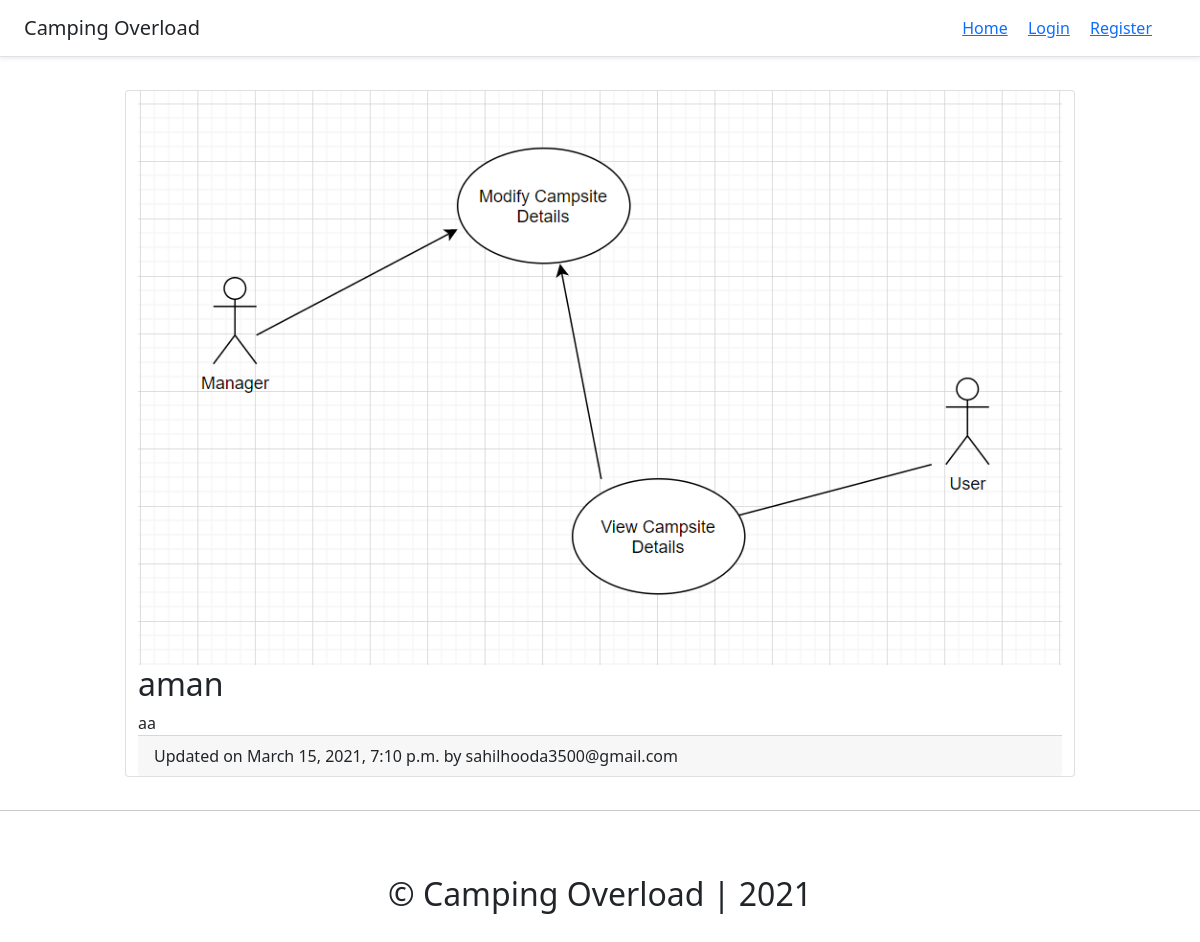
Screenshot of /destination/sahilhooda-aman/ with the database file from the repository.
### destination/models.py (models this page shows, shortened)
class BlogPost(models.Model):
    title               = models.CharField(max_length=50, null=False, blank=False)
    body                = models.TextField(max_length=5000, null=False, blank=False)
    image               = models.ImageField(upload_to=upload_location, null=False, blank=False)
    date_published      = models.DateTimeField(auto_now_add=True, verbose_name="date published")
    date_updated        = models.DateTimeField(auto_now=True,verbose_name="date updated")
    author              = models.ForeignKey(settings.AUTH_USER_MODEL, on_delete=models.CASCADE)
    slug                = models.SlugField(blank=True, unique=True)

### account/models.py (models this page shows, shortened)
class Account(AbstractBaseUser):
    email                    = models.EmailField(verbose_name="email", max_length=60,unique=True)
    username                 = models.CharField(max_length=30,unique=True)
    date_joined              = models.DateTimeField(verbose_name='date joined',auto_now=True)
    last_login               = models.DateTimeField(verbose_name='last login',auto_now=True)
    is_admin                 = models.BooleanField(default=False)
    is_staff                 = models.BooleanField(default=False)
    is_supervisor            = models.BooleanField(default=False)
    is_active                = models.BooleanField(default=True)
    USERNAME_FIELD = 'email'
    REQUIRED_FIELDS = ['username']
    objects = AccountManager()
    def __str__(self):
        return self.email

### destination/views.py (the view)
# urls.py: path('<slug>/', description_view, name="description"),
def description_view(request, slug):
    context = {}
    campsites = get_object_or_404(BlogPost, slug=slug)
    context['campsites'] = campsites
    return render(request, 'destination/description.html',context)

### destination/templates/destination/description.html (shortened to what this page needs)
{% extends 'base.html'%}
{%block content%}
<div class="container">
    <div class="row">
        <div class="card">
            <img class="card-img-top" src="{{campsites.image.url}}">
            <div>
                <h2 class="card-title">{{campsites.title}}</h2>
                <p class="card-text">{{campsites.body}}</p>
            </div>
            <div class="card-footer">
                Updated on {{campsites.date_updated}} by {{campsites.author}}
            </div>
        </div>
    </div>
</div>
{% endblock content%}

### campingforall/templates/base.html (style rules this page uses)
.container { max-width: 960px; }

### destination/templates/destination/description.html (style rules this page uses)
.container { padding: 17px; }

### rows the page displays
BlogPost: image (picture), title "aman", body "aa", date_updated "March 15, 2021, 7:10 p.m.", author "sahilhooda3500@gmail.com"
